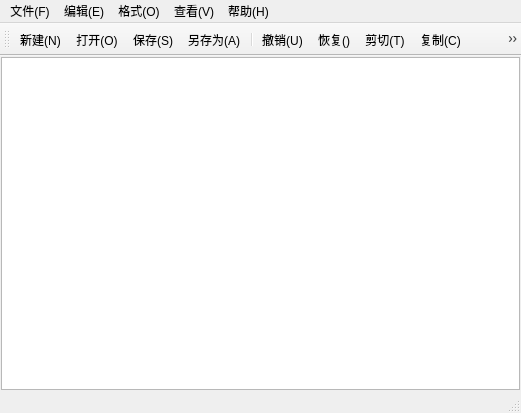
<?xml version="1.0" encoding="UTF-8"?>
<ui version="4.0">
 <class>MainWindow</class>
 <widget class="QMainWindow" name="MainWindow">
  <property name="geometry">
   <rect>
    <x>0</x>
    <y>0</y>
    <width>521</width>
    <height>413</height>
   </rect>
  </property>
  <property name="windowTitle">
   <string>MainWindow</string>
  </property>
  <widget class="QWidget" name="centralwidget">
   <property name="minimumSize">
    <size>
     <width>442</width>
     <height>257</height>
    </size>
   </property>
   <layout class="QVBoxLayout" name="verticalLayout">
    <property name="spacing">
     <number>0</number>
    </property>
    <property name="leftMargin">
     <number>1</number>
    </property>
    <property name="topMargin">
     <number>1</number>
    </property>
    <property name="rightMargin">
     <number>1</number>
    </property>
    <property name="bottomMargin">
     <number>1</number>
    </property>
    <item>
     <widget class="QPlainTextEdit" name="TextEdit"/>
    </item>
   </layout>
  </widget>
  <widget class="QMenuBar" name="menubar">
   <property name="geometry">
    <rect>
     <x>0</x>
     <y>0</y>
     <width>521</width>
     <height>18</height>
    </rect>
   </property>
   <widget class="QMenu" name="menu">
    <property name="title">
     <string>文件(F)</string>
    </property>
    <addaction name="actionNew"/>
    <addaction name="actionOpen"/>
    <addaction name="actionSave"/>
    <addaction name="actionSaveAs"/>
    <addaction name="separator"/>
    <addaction name="actionExit"/>
   </widget>
   <widget class="QMenu" name="menu_H">
    <property name="title">
     <string>编辑(E)</string>
    </property>
    <addaction name="actionUndo"/>
    <addaction name="actionRedo"/>
    <addaction name="actionCut"/>
    <addaction name="actionCopy"/>
    <addaction name="actionPaste"/>
    <addaction name="separator"/>
    <addaction name="actionFind"/>
    <addaction name="actionReplace"/>
    <addaction name="separator"/>
    <addaction name="actionSelectAll"/>
   </widget>
   <widget class="QMenu" name="menu_O">
    <property name="title">
     <string>格式(O)</string>
    </property>
    <addaction name="actionWrap"/>
    <addaction name="actionLine"/>
    <addaction name="actionFont"/>
    <addaction name="actionColor"/>
    <addaction name="separator"/>
    <addaction name="actionFontBackground"/>
    <addaction name="actionEditBackground"/>
   </widget>
   <widget class="QMenu" name="menu_V">
    <property name="title">
     <string>查看(V)</string>
    </property>
    <addaction name="actionToolbar"/>
    <addaction name="actionStatusbar"/>
   </widget>
   <widget class="QMenu" name="menu_H_2">
    <property name="title">
     <string>帮助(H)</string>
    </property>
    <addaction name="actionAbout"/>
   </widget>
   <addaction name="menu"/>
   <addaction name="menu_H"/>
   <addaction name="menu_O"/>
   <addaction name="menu_V"/>
   <addaction name="menu_H_2"/>
  </widget>
  <widget class="QStatusBar" name="statusbar"/>
  <widget class="QToolBar" name="toolBar">
   <property name="windowTitle">
    <string>toolBar</string>
   </property>
   <attribute name="toolBarArea">
    <enum>TopToolBarArea</enum>
   </attribute>
   <attribute name="toolBarBreak">
    <bool>false</bool>
   </attribute>
   <addaction name="actionNew"/>
   <addaction name="actionOpen"/>
   <addaction name="actionSave"/>
   <addaction name="actionSaveAs"/>
   <addaction name="separator"/>
   <addaction name="actionUndo"/>
   <addaction name="actionRedo"/>
   <addaction name="actionCut"/>
   <addaction name="actionCopy"/>
   <addaction name="actionPaste"/>
   <addaction name="separator"/>
   <addaction name="actionFind"/>
   <addaction name="actionReplace"/>
   <addaction name="separator"/>
   <addaction name="actionFont"/>
   <addaction name="actionLine"/>
   <addaction name="actionWrap"/>
   <addaction name="separator"/>
   <addaction name="actionToolbar"/>
   <addaction name="actionStatusbar"/>
  </widget>
  <action name="actionNew">
   <property name="icon">
    <iconset resource="res.qrc">
     <normaloff>:/img/new.png</normaloff>:/img/new.png</iconset>
   </property>
   <property name="text">
    <string>新建(N)</string>
   </property>
   <property name="toolTip">
    <string>新建</string>
   </property>
   <property name="shortcut">
    <string>Ctrl+N</string>
   </property>
   <property name="menuRole">
    <enum>QAction::MenuRole::NoRole</enum>
   </property>
  </action>
  <action name="actionOpen">
   <property name="icon">
    <iconset resource="res.qrc">
     <normaloff>:/img/open.png</normaloff>:/img/open.png</iconset>
   </property>
   <property name="text">
    <string>打开(O)</string>
   </property>
   <property name="toolTip">
    <string>打开</string>
   </property>
   <property name="shortcut">
    <string>Ctrl+O</string>
   </property>
   <property name="menuRole">
    <enum>QAction::MenuRole::NoRole</enum>
   </property>
  </action>
  <action name="actionSave">
   <property name="icon">
    <iconset resource="res.qrc">
     <normaloff>:/img/save.png</normaloff>:/img/save.png</iconset>
   </property>
   <property name="text">
    <string>保存(&amp;S)</string>
   </property>
   <property name="toolTip">
    <string>保存</string>
   </property>
   <property name="shortcut">
    <string>Ctrl+S</string>
   </property>
   <property name="menuRole">
    <enum>QAction::MenuRole::NoRole</enum>
   </property>
  </action>
  <action name="actionSaveAs">
   <property name="icon">
    <iconset resource="res.qrc">
     <normaloff>:/img/resave.png</normaloff>:/img/resave.png</iconset>
   </property>
   <property name="text">
    <string>另存为(&amp;A)</string>
   </property>
   <property name="toolTip">
    <string>另存为</string>
   </property>
   <property name="menuRole">
    <enum>QAction::MenuRole::NoRole</enum>
   </property>
  </action>
  <action name="actionExit">
   <property name="text">
    <string>退出(&amp;X)</string>
   </property>
   <property name="toolTip">
    <string>退出</string>
   </property>
   <property name="menuRole">
    <enum>QAction::MenuRole::NoRole</enum>
   </property>
  </action>
  <action name="actionUndo">
   <property name="icon">
    <iconset resource="res.qrc">
     <normaloff>:/img/undo.png</normaloff>:/img/undo.png</iconset>
   </property>
   <property name="text">
    <string>撤销(&amp;U)</string>
   </property>
   <property name="toolTip">
    <string>撤销</string>
   </property>
   <property name="shortcut">
    <string>Ctrl+Z</string>
   </property>
   <property name="menuRole">
    <enum>QAction::MenuRole::NoRole</enum>
   </property>
  </action>
  <action name="actionCut">
   <property name="icon">
    <iconset resource="res.qrc">
     <normaloff>:/img/cut.png</normaloff>:/img/cut.png</iconset>
   </property>
   <property name="text">
    <string>剪切(&amp;T)</string>
   </property>
   <property name="toolTip">
    <string>剪切</string>
   </property>
   <property name="shortcut">
    <string>Ctrl+X</string>
   </property>
   <property name="menuRole">
    <enum>QAction::MenuRole::NoRole</enum>
   </property>
  </action>
  <action name="actionCopy">
   <property name="icon">
    <iconset resource="res.qrc">
     <normaloff>:/img/copy.png</normaloff>:/img/copy.png</iconset>
   </property>
   <property name="text">
    <string>复制(&amp;C)</string>
   </property>
   <property name="toolTip">
    <string>复制</string>
   </property>
   <property name="shortcut">
    <string>Ctrl+C</string>
   </property>
   <property name="menuRole">
    <enum>QAction::MenuRole::NoRole</enum>
   </property>
  </action>
  <action name="actionPaste">
   <property name="icon">
    <iconset resource="res.qrc">
     <normaloff>:/img/paste.png</normaloff>:/img/paste.png</iconset>
   </property>
   <property name="text">
    <string>粘贴(&amp;P)</string>
   </property>
   <property name="toolTip">
    <string>粘贴</string>
   </property>
   <property name="shortcut">
    <string>Ctrl+V</string>
   </property>
   <property name="menuRole">
    <enum>QAction::MenuRole::NoRole</enum>
   </property>
  </action>
  <action name="actionFind">
   <property name="icon">
    <iconset resource="res.qrc">
     <normaloff>:/img/find.png</normaloff>:/img/find.png</iconset>
   </property>
   <property name="text">
    <string>查找(&amp;F)</string>
   </property>
   <property name="toolTip">
    <string>查找</string>
   </property>
   <property name="shortcut">
    <string>Ctrl+F</string>
   </property>
   <property name="menuRole">
    <enum>QAction::MenuRole::NoRole</enum>
   </property>
  </action>
  <action name="actionReplace">
   <property name="icon">
    <iconset resource="res.qrc">
     <normaloff>:/img/replace.png</normaloff>:/img/replace.png</iconset>
   </property>
   <property name="text">
    <string>替换(&amp;R)</string>
   </property>
   <property name="toolTip">
    <string>替换</string>
   </property>
   <property name="shortcut">
    <string>Ctrl+H</string>
   </property>
   <property name="menuRole">
    <enum>QAction::MenuRole::NoRole</enum>
   </property>
  </action>
  <action name="actionFont">
   <property name="icon">
    <iconset resource="res.qrc">
     <normaloff>:/img/font.png</normaloff>:/img/font.png</iconset>
   </property>
   <property name="text">
    <string>字体(&amp;F)</string>
   </property>
   <property name="toolTip">
    <string>字体</string>
   </property>
   <property name="menuRole">
    <enum>QAction::MenuRole::NoRole</enum>
   </property>
  </action>
  <action name="actionWrap">
   <property name="icon">
    <iconset resource="res.qrc">
     <normaloff>:/img/wrap.png</normaloff>:/img/wrap.png</iconset>
   </property>
   <property name="text">
    <string>自动换行(&amp;W)</string>
   </property>
   <property name="toolTip">
    <string>自动换行</string>
   </property>
   <property name="menuRole">
    <enum>QAction::MenuRole::NoRole</enum>
   </property>
  </action>
  <action name="actionToolbar">
   <property name="icon">
    <iconset resource="res.qrc">
     <normaloff>:/img/tool.png</normaloff>:/img/tool.png</iconset>
   </property>
   <property name="text">
    <string>工具栏(&amp;T)</string>
   </property>
   <property name="toolTip">
    <string>工具栏</string>
   </property>
   <property name="menuRole">
    <enum>QAction::MenuRole::NoRole</enum>
   </property>
  </action>
  <action name="actionStatusbar">
   <property name="icon">
    <iconset resource="res.qrc">
     <normaloff>:/img/tus.png</normaloff>:/img/tus.png</iconset>
   </property>
   <property name="text">
    <string>状态栏(&amp;S)</string>
   </property>
   <property name="toolTip">
    <string>状态栏</string>
   </property>
   <property name="menuRole">
    <enum>QAction::MenuRole::NoRole</enum>
   </property>
  </action>
  <action name="actionRedo">
   <property name="icon">
    <iconset resource="res.qrc">
     <normaloff>:/img/redo.png</normaloff>:/img/redo.png</iconset>
   </property>
   <property name="text">
    <string>恢复(&amp;)</string>
   </property>
   <property name="toolTip">
    <string>恢复</string>
   </property>
   <property name="shortcut">
    <string>Ctrl+Shift+Z</string>
   </property>
   <property name="menuRole">
    <enum>QAction::MenuRole::NoRole</enum>
   </property>
  </action>
  <action name="actionSelectAll">
   <property name="text">
    <string>全选(&amp;A)</string>
   </property>
   <property name="toolTip">
    <string>全选</string>
   </property>
   <property name="menuRole">
    <enum>QAction::MenuRole::NoRole</enum>
   </property>
  </action>
  <action name="actionLine">
   <property name="icon">
    <iconset resource="res.qrc">
     <normaloff>:/img/line.png</normaloff>:/img/line.png</iconset>
   </property>
   <property name="text">
    <string>显示行号(&amp;L)</string>
   </property>
   <property name="toolTip">
    <string>显示行号</string>
   </property>
   <property name="shortcut">
    <string>Ctrl+L</string>
   </property>
   <property name="menuRole">
    <enum>QAction::MenuRole::NoRole</enum>
   </property>
  </action>
  <action name="actionColor">
   <property name="text">
    <string>字体颜色</string>
   </property>
   <property name="toolTip">
    <string>字体颜色</string>
   </property>
   <property name="menuRole">
    <enum>QAction::MenuRole::NoRole</enum>
   </property>
  </action>
  <action name="actionFontBackground">
   <property name="text">
    <string>字体背景色</string>
   </property>
   <property name="toolTip">
    <string>字体背景色</string>
   </property>
   <property name="menuRole">
    <enum>QAction::MenuRole::NoRole</enum>
   </property>
  </action>
  <action name="actionEditBackground">
   <property name="text">
    <string>编辑器背景色</string>
   </property>
   <property name="toolTip">
    <string>编辑器背景色</string>
   </property>
   <property name="menuRole">
    <enum>QAction::MenuRole::NoRole</enum>
   </property>
  </action>
  <action name="actionAbout">
   <property name="text">
    <string>关于(&amp;A)</string>
   </property>
   <property name="toolTip">
    <string>关于</string>
   </property>
   <property name="menuRole">
    <enum>QAction::MenuRole::NoRole</enum>
   </property>
  </action>
 </widget>
 <resources>
  <include location="res.qrc"/>
 </resources>
 <connections/>
</ui>
